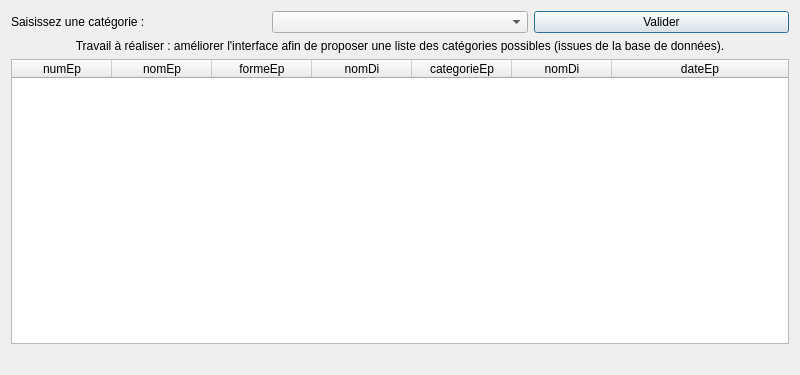
<?xml version="1.0" encoding="UTF-8"?>
<ui version="4.0">
 <class>fct_comp_2</class>
 <widget class="QDialog" name="fct_comp_2">
  <property name="geometry">
   <rect>
    <x>0</x>
    <y>0</y>
    <width>800</width>
    <height>375</height>
   </rect>
  </property>
  <property name="windowTitle">
   <string>Liste des épreuves d'une catégorie (version 2, catégories extraites de la BD)</string>
  </property>
  <layout class="QGridLayout" name="gridLayout">
   <item row="0" column="0">
    <layout class="QHBoxLayout" name="horizontalLayout">
     <item>
      <widget class="QLabel" name="labelEdit_fct_comp_2">
       <property name="text">
        <string>Saisissez une catégorie :</string>
       </property>
      </widget>
     </item>
     <item>
      <widget class="QComboBox" name="comboBox_fct_comp_2"/>
     </item>
     <item>
      <widget class="QPushButton" name="pushButton_fct_comp_2">
       <property name="text">
        <string>Valider</string>
       </property>
      </widget>
     </item>
    </layout>
   </item>
   <item row="1" column="0">
    <widget class="QLabel" name="labelAFaire_fct_comp_2">
     <property name="text">
      <string>Travail à réaliser : améliorer l'interface afin de proposer une liste des catégories possibles (issues de la base de données).</string>
     </property>
     <property name="alignment">
      <set>Qt::AlignCenter</set>
     </property>
     <property name="wordWrap">
      <bool>true</bool>
     </property>
    </widget>
   </item>
   <item row="2" column="0">
    <widget class="QTableWidget" name="table_fct_comp_2">
     <attribute name="horizontalHeaderMinimumSectionSize">
      <number>50</number>
     </attribute>
     <attribute name="horizontalHeaderStretchLastSection">
      <bool>true</bool>
     </attribute>
     <attribute name="verticalHeaderVisible">
      <bool>false</bool>
     </attribute>
     <column>
      <property name="text">
       <string>numEp</string>
      </property>
     </column>
     <column>
      <property name="text">
       <string>nomEp</string>
      </property>
     </column>
     <column>
      <property name="text">
       <string>formeEp</string>
      </property>
     </column>
     <column>
      <property name="text">
       <string>nomDi</string>
      </property>
     </column>
     <column>
      <property name="text">
       <string>categorieEp</string>
      </property>
     </column>
     <column>
      <property name="text">
       <string>nomDi</string>
      </property>
     </column>
     <column>
      <property name="text">
       <string>dateEp</string>
      </property>
     </column>
    </widget>
   </item>
   <item row="3" column="0">
    <widget class="QLabel" name="label_fct_comp_2">
     <property name="text">
      <string/>
     </property>
     <property name="alignment">
      <set>Qt::AlignCenter</set>
     </property>
    </widget>
   </item>
  </layout>
 </widget>
 <resources/>
 <connections>
  <connection>
   <sender>pushButton_fct_comp_2</sender>
   <signal>clicked()</signal>
   <receiver>fct_comp_2</receiver>
   <slot>refreshResult()</slot>
   <hints>
    <hint type="sourcelabel">
     <x>364</x>
     <y>52</y>
    </hint>
    <hint type="destinationlabel">
     <x>444</x>
     <y>81</y>
    </hint>
   </hints>
  </connection>
 </connections>
 <slots>
  <slot>refreshResult()</slot>
 </slots>
</ui>
